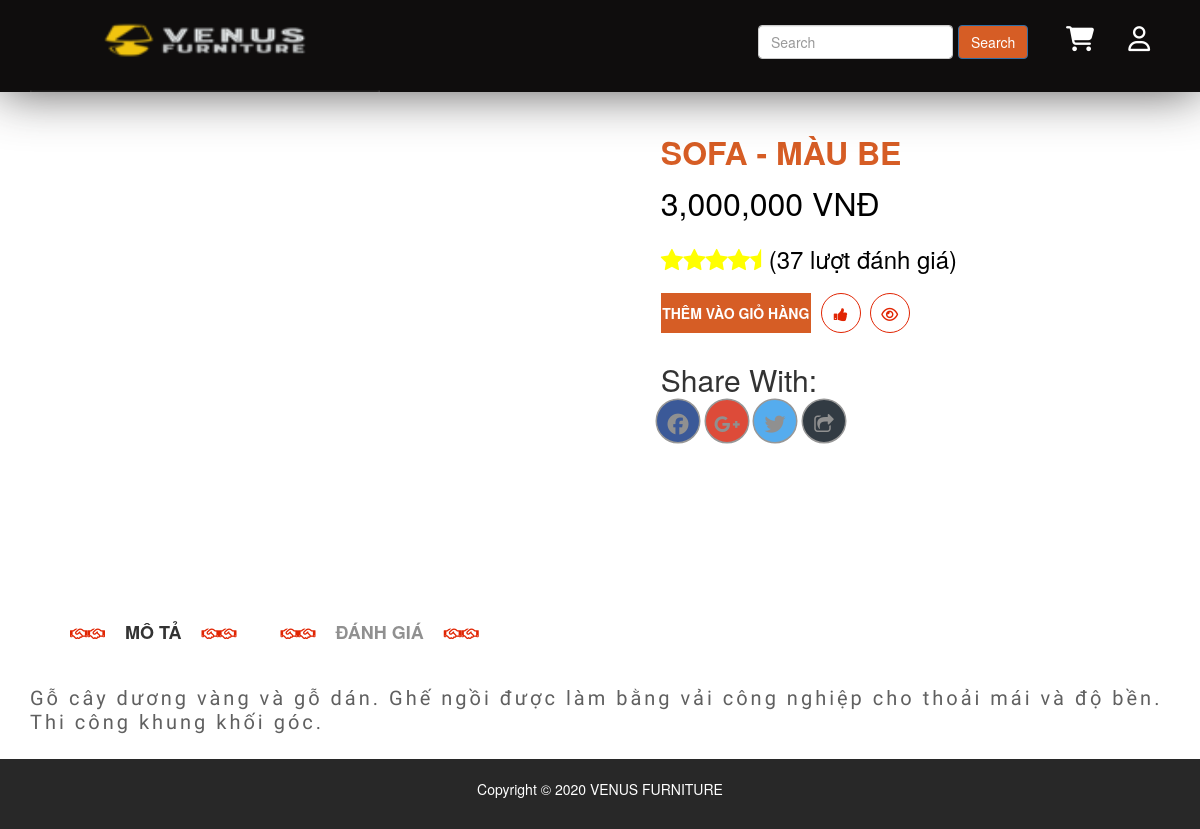
Before: /public/pages/xem-hang.php with the older database file.
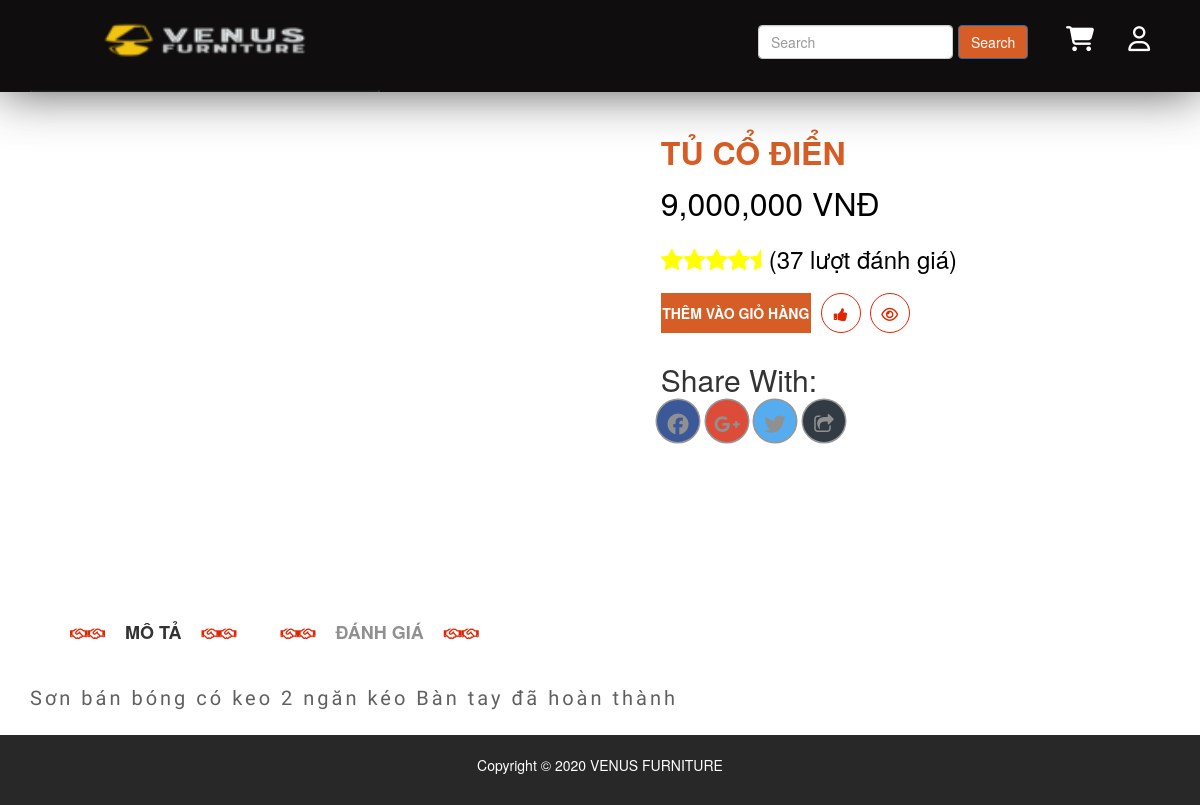
After: the same page with the newer database file.
### tables this page shows
CREATE TABLE `product` (
  `id` int(50) NOT NULL,
  `name` varchar(100) DEFAULT NULL,
  `slug` varchar(100) DEFAULT NULL,
  `soluong` int(100) NOT NULL DEFAULT 1,
  `gia` int(100) DEFAULT NULL,
  `avatar` char(50) DEFAULT NULL,
  `category` int(50) NOT NULL,
  `type` int(100) NOT NULL,
  `content` text DEFAULT NULL,
  `head` int(11) NOT NULL DEFAULT 0,
  `view` int(11) DEFAULT 0,
  `hot` tinyint(4) DEFAULT 0,
  `created_at` timestamp NULL DEFAULT NULL,
  `updated_at` timestamp NULL DEFAULT NULL ON UPDATE current_timestamp()
);

### libraries/Database.php (called while the page is built, shortened)
<?php
class DataProvider
{
	public static function ExecuteQuery($sql)
	{
		try{
			$connection = mysqli_connect("localhost","root","", "web_noi_that-1");
			mysqli_query($connection, "set names 'utf8'");
			$result = mysqli_query($connection, $sql);
			return $result;
		}catch(Exception $ex)
		{
			return null;
		}
    }
}
?>

### public/pages/xem-hang.php (the view, shortened to what this page needs)
<?php
require_once __DIR__ . "/../../layouts/header.php";
?>
    <div class="single-product-tab-area mg-t-15 mg-b-30" id="all" style="min-height:550px">
        <div class="container-fluid">
            <div class="row">
            <?php
                           try {
                               $sql = "SELECT * FROM product";
                               $result = DataProvider::ExecuteQuery($sql);
                               $row = mysqli_fetch_array($result);
                           } catch (Exception $ex) {
                               echo "Không thể mở CSDL";
                           }
                           ?>
                <div class="col-lg-5 col-md-5 col-sm-5 col-xs-12" id="img">
                    <div id="myTabContent1" class="tab-content">
                        <div class="product-tab-list tab-pane fade active in" id="single-tab1">
                        </div>
                    </div>
                </div>
                <div class="col-lg-7 col-md-7 col-sm-7 col-xs-12" id="addcart">
                <div class="single-product-details res-pro-tb">
                        <h1 id="h1"><?php echo $row['name'] ?></h1>
                        <div class="single-pro-price">
                            <span class="single-regular" id="giatien"><?php echo number_format( $row['gia'],0) ?> VNĐ</span>
                        </div>
                            <div  class="icon-cog blackiconcolor">
                                <h3> <p><span><i class="fa fa-star"></i><i class="fa fa-star"></i><i class="fa fa-star"></i><i class="fa fa-star"></i><i class="fa fa-star-half"></i></span> (37 lượt đánh giá) </p></h3>
                            </div>
                            <div class="single-pro-button">
                                <div class="pro-button">
                                    <a href="addcart.php?id= <?php echo $row['id'] ?>" id="cart">Thêm vào giỏ hàng</a>
                                </div>
                                <div class="pro-viwer">
                                    <a href="#"><i class="fa fa-thumbs-up"></i></a>
                                    <a href="#"><i class="fa fa-eye"></i></a>
                                </div>
                            </div>
                            <div class="single-social-area">
                                <h2>Share With:</h2>
                                <a class="button_share share facebook" href="#"><i class="fa fa-facebook"></i> </a>  &ensp;
                                <a class="button_share share gplus" href="#"><i class="fa fa-google-plus"></i> </a> &ensp;
                                <a class="button_share share twitter" href="#"><i class="fa fa-twitter"></i> </a> &ensp;
                                <a class="button_share share buffer" href="#"><i class="fa fa-share-square-o"></i> </a>
                            </div>
                        </div>
                    </div>
                </div>
            </div>
        </div>
    <div class="single-pro-review-area mt-t-30 mg-b-15" id="mota1">
        <div class="container-fluid">
            <div class="row">
                <div class="col-lg-12 col-md-12 col-sm-12 col-xs-12">
                     <ul id="myTab" class="tab-review-design">
                        <li class="active"><a href="#description"><span><i class="fa fa-handshake-o"></i><i class="fa fa-handshake-o"></i></span>MÔ TẢ<span><i class="fa fa-handshake-o"></i><i class="fa fa-handshake-o"></i></span></a></li>
                        <li><a href="#reviews"><span><i class="fa fa-handshake-o"></i><i class="fa fa-handshake-o"></i></span>ĐÁNH GIÁ<span><i class="fa fa-handshake-o"></i><i class="fa fa-handshake-o"></i></span></a></li>
                    </ul>
                    <div id="myTabContent" class="tab-content">
                        <div class="product-tab-list product-details-ect tab-pane fade active in" id="description">
                            <div class="row">
                                <div class="col-lg-12 col-md-12 col-sm-12 col-xs-12">
                                    <div class="review-content-section">
                                        <p class="thongtinsp">
                                        <?php echo $row['content'] ?>
                                        </p>
                                    </div>
                                </div>
                            </div>
                        </div>
                                </div>
                            </div>
                        </div>
                    </div>
                </div>
<?php require_once __DIR__ . "/../../layouts/footer.php" ?>

Changed rows visible on the page:
removed product: name "SOFA - MÀU BE", gia "3,000,000", content "Gỗ cây dương vàng và gỗ dán. Ghế ngồi được làm bằng vải công nghiệp cho thoải mái và độ bền. Thi công khung khối góc."
now on this page (row edited): product: name "TỦ CỔ ĐIỂN", gia "9,000,000", content "Sơn bán bóng có keo 2 ngăn kéo Bàn tay đã hoàn thành"
